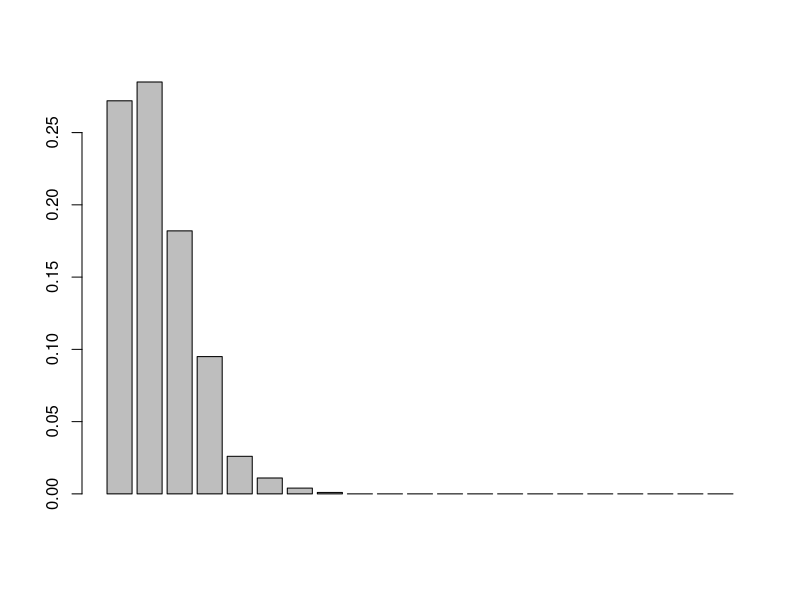
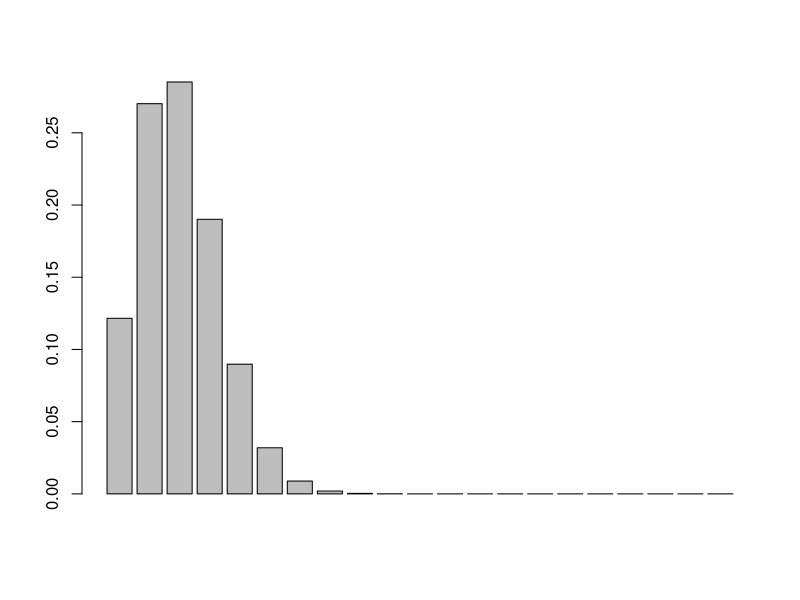
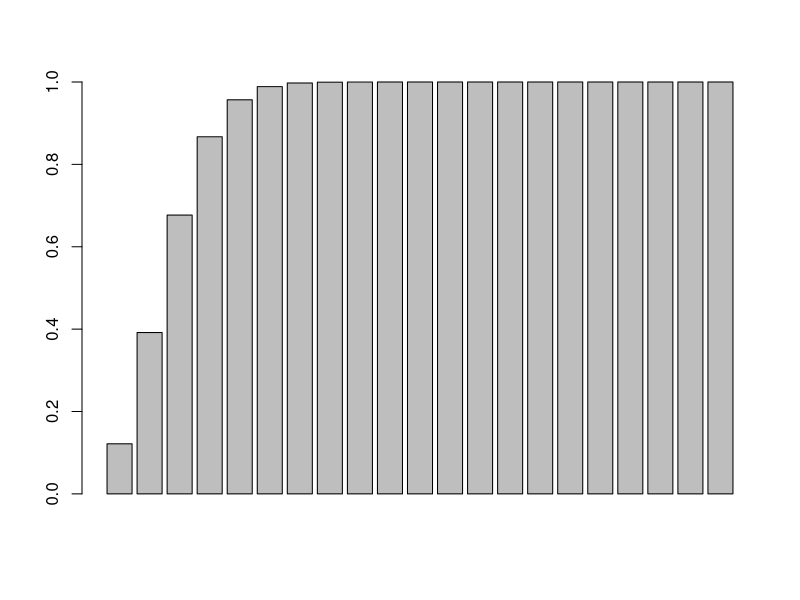
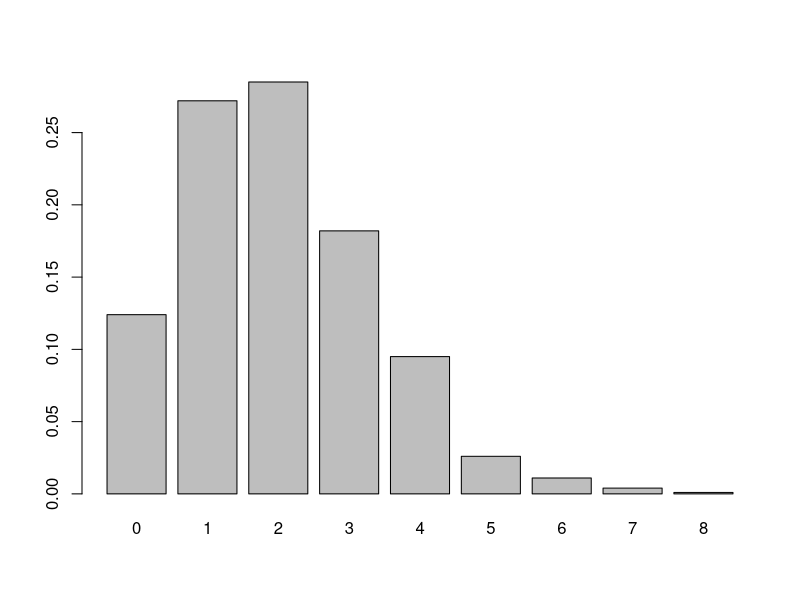
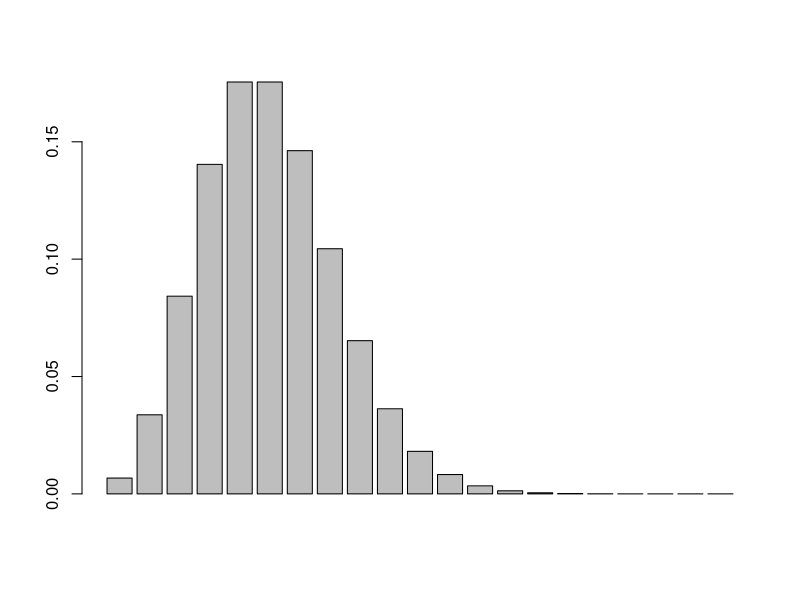
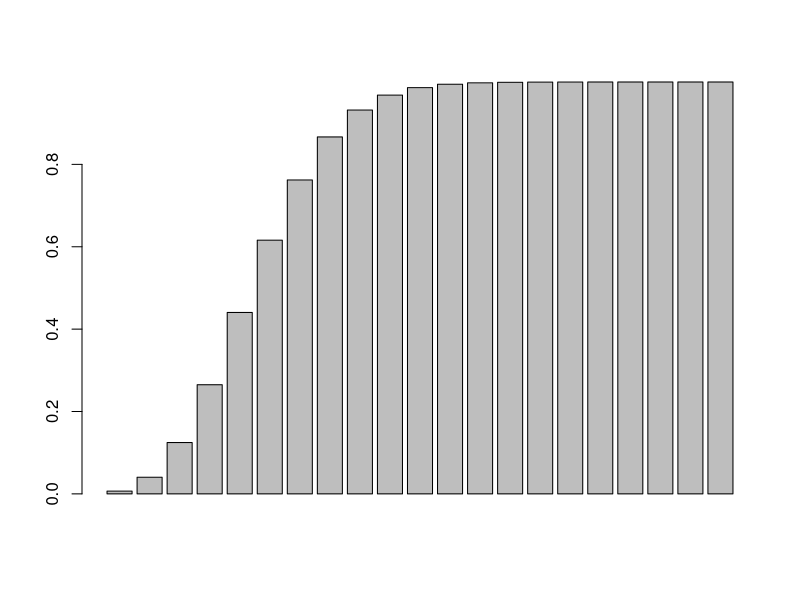
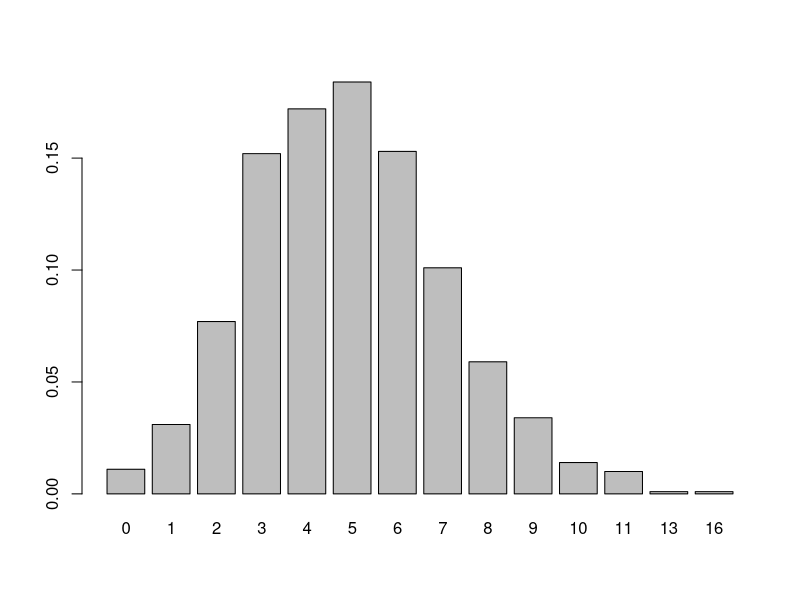
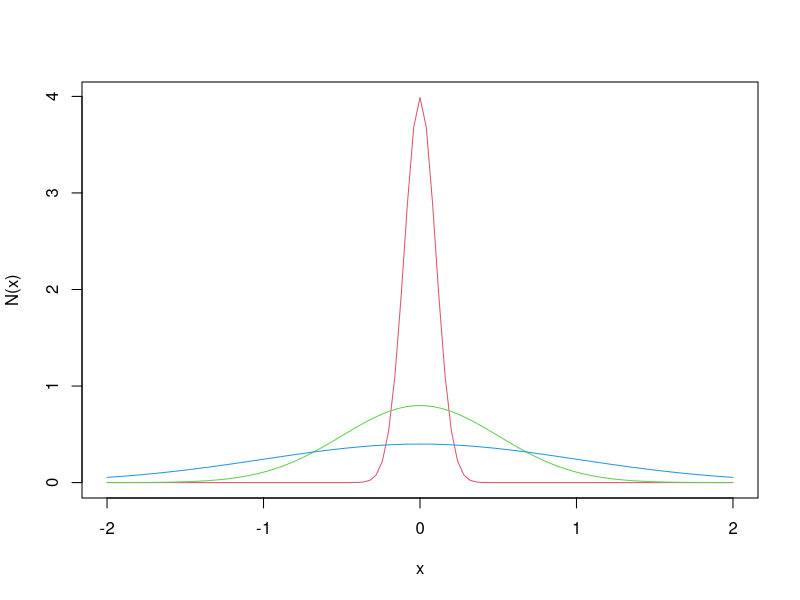

Recreate these plots in R, in order.
path_without_filename <- "C:/Users/Asus TUF/Desktop/R/Distributions/pdfs/"

save_barplot_pdf <- function(t, pdf_name) {
    path <- paste(
        path_without_filename,
        pdf_name,
        ".pdf",
        sep = ""
    )
    pdf(file = path)
    barplot(t)
    dev.off()
}

save_value_table_pdf <- function(m, pdf_name) {
    values <- data.frame(m)
    pdf(
        paste(path_without_filename, pdf_name, "_table.pdf", sep = ""),
        height = 11,
        width = 8
    )
    gridExtra::grid.table(
        values,
        rows = seq(0, 3, by = .1),
        cols = seq(0, .09, by = .01)
    )
    dev.off()
}

# Binomial Distribution

# Task I & II
x <- 0:20
p <- dbinom(x = x, size = 20, prob = 0.1)
save_barplot_pdf(p, "dbinom") # plot of the Proba. Density Function
f <- pbinom(q = x, size = 20, prob = 0.1)
save_barplot_pdf(f, "pbinom") # plot of the Cumulative Distribution Function

# Task III
r <- rbinom(n = 1000, size = 20, prob = 0.1)

# First method:
# Count the number of occurences of each value and divide it by 1000
t <- integer(length = 21)
for (value in r) {
    t[value] <- t[value] + 1
}
t <- t / 1000
barplot(t)

# Second method:
# Use the table() function and divide the result by 1000
t <- table(r) / 1000
save_barplot_pdf(t, "rbinom")

# Poisson Distribution

# Task I & II
x <- 0:20
p <- dpois(x = x, lambda = 5)
save_barplot_pdf(p, "dpois") # plot of the Proba. Density Function
f <- ppois(q = x, lambda = 5)
save_barplot_pdf(f, "ppois") # plot of the Cumulative Distribution Function

# Task III
r <- rpois(n = 1000, lambda = 5)
t <- table(r) / 1000
save_barplot_pdf(t, "rpois")

# Normal Distribution

# Task I
x <- c(-3, 0.1, 3)
d1 <- dnorm(x = x, mean = 0, sd = 1)
d05 <- dnorm(x = x, mean = 0, sd = 0.5)
d101 <- dnorm(x = x, mean = 0, sd = 0.1)

d1_curve <- function(x) {
    dnorm(x = x, mean = 0, sd = 1)
}
d05_curve <- function(x) {
    dnorm(x = x, mean = 0, sd = 0.5)
}
d01_curve <- function(x) {
    dnorm(x = x, mean = 0, sd = 0.1)
}

pdf(file = paste(path_without_filename, "dnorm.pdf", sep = ""))
curve(d01_curve, from = -2, to = 2, ylab = "N(x)", col = 2)
curve(d05_curve, from = -2, to = 2, col = 3, add = TRUE)
curve(d1_curve, from = -2, to = 2, col = 4, add = TRUE)
dev.off()

# Task II
x1 <- rnorm(x)
x05 <- rnorm(x, sd = 0.5)
x01 <- rnorm(x, sd = 0.1)

# Task III
m <- matrix(
    round(
        pnorm(seq(0, 3.09, by = 0.01)),
        digits = 4
    ),
    ncol = 10, nrow = 31, byrow = TRUE
)
save_value_table_pdf(m, "pnorm")

# Chi-square Distribution

# Task I
x <- c(-3, 0.1, 3)
d5 <- dchisq(x = x, df = 5)
d10 <- dchisq(x = x, df = 10)

d5_curve <- function(x) {
    dchisq(x = x, df = 5)
}
d10_curve <- function(x) {
    dchisq(x = x, df = 10)
}

pdf(paste(path_without_filename, "dchisq.pdf"))
curve(d5_curve, from = 0, to = 20, ylab = "Dchisq", col = 2)
curve(d10_curve, from = 0, to = 20, col = 3, add = TRUE)
dev.off()

# Task II
x5 <- rchisq(x, df = 5)
x10 <- rchisq(x, df = 10)

# Task III
m <- matrix(
    round(
        pchisq(seq(0, 3.09, by = 0.01), df = 5),
        digits = 4
    ),
    ncol = 10, nrow = 31, byrow = TRUE
)
save_value_table_pdf(m, "pchisq")